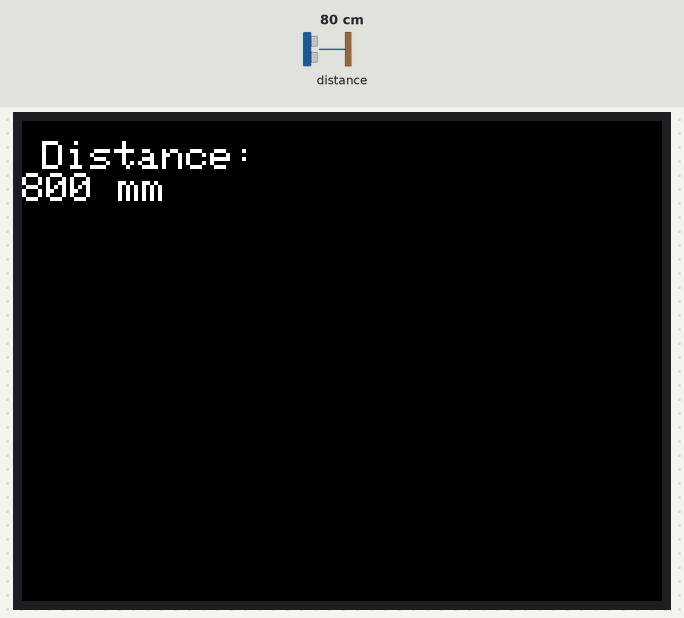
The sketch below on a simulated ESP32. On the bench: 320×240 colour display. The test bench sets the inputs (shaded band); at power-on: distance to the obstacle 80 cm.

Above: at 1.3 s.
1.4 s: distance to the obstacle set to 2 cm
At 2.3 s:
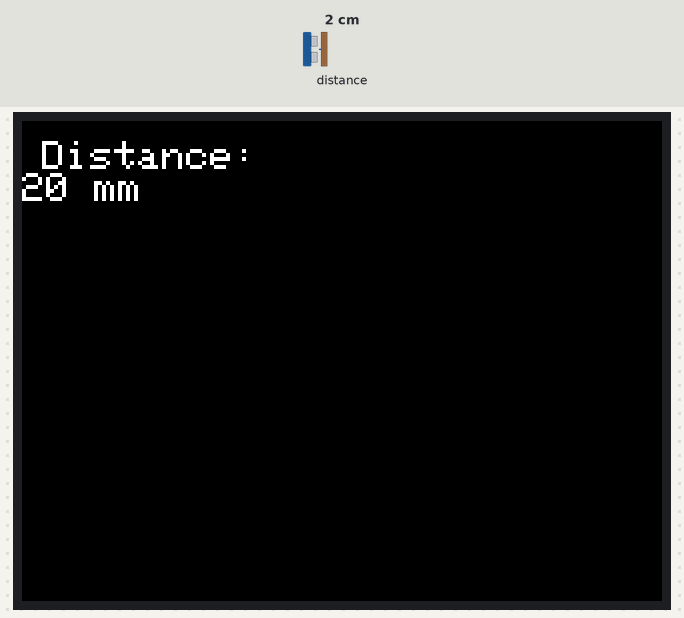
3.0 s: distance to the obstacle set to 4 cm
At 3.9 s:
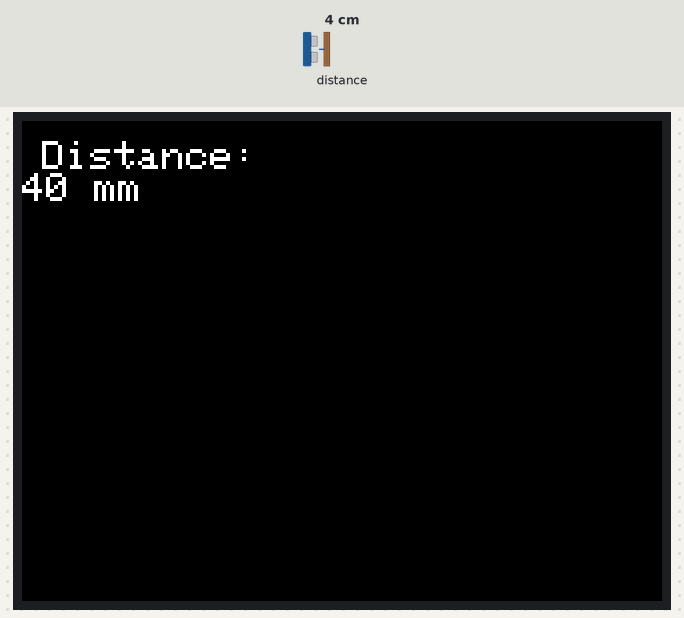
4.6 s: distance to the obstacle set to 9 cm
At 5.5 s:
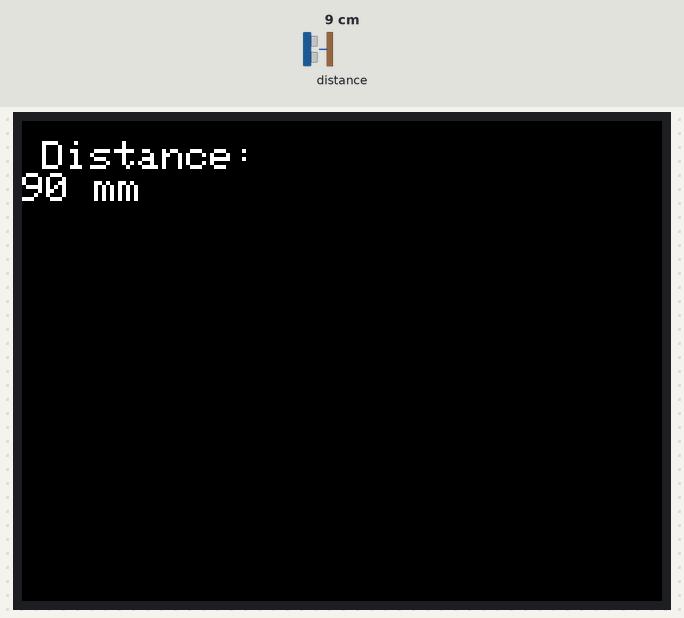
6.1 s: distance to the obstacle set to 18 cm
At 7.1 s:
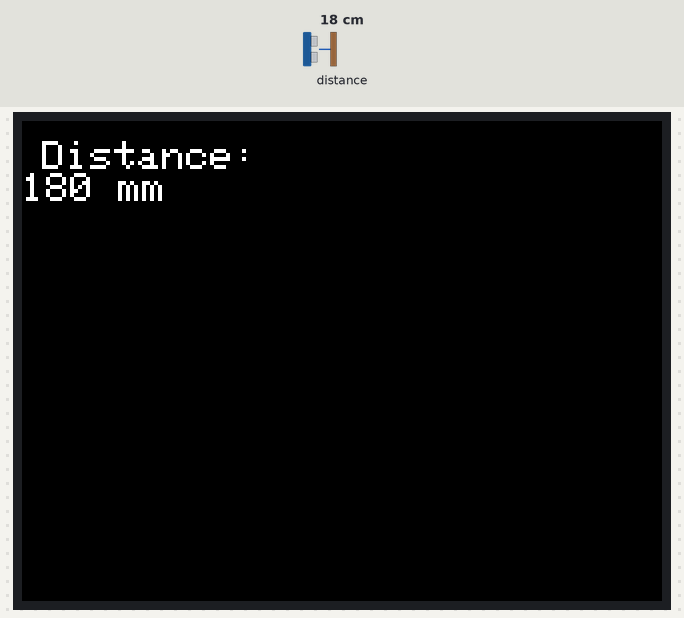
Timing chart, 0 to 9.1 s (numbered marks = the images above; inputs shaded):
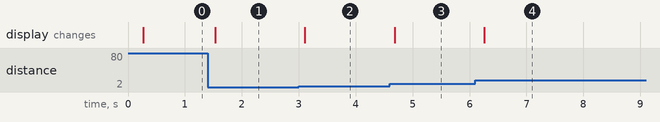

Measured:
- after the input at 1.4 s, the display: changes after 0.13 s (image 1)
- after the input at 3.0 s, the display: changes after 0.11 s (image 2)
- after the input at 4.6 s, the display: changes after 0.08 s (image 3)
- after the input at 6.1 s, the display: changes after 0.16 s (image 4)

The sketch:

tof_basic.ino
```cpp
// 第10回: ToF 距離センサ(Unit ToF / VL53L0X)で距離を計測
// 接続: Grove Port A (I2C)
// 必要ライブラリ: Pololu の "VL53L0X"
//   Arduino IDE → ツール → ライブラリを管理 → "VL53L0X" で検索

#include <M5Unified.h>
#include <Wire.h>
#include <VL53L0X.h>

VL53L0X tof;

void setup() {
  M5.begin();
  Wire.begin();
  tof.setTimeout(500);
  tof.init();
  tof.startContinuous();
  M5.Display.setTextSize(2);
}

void loop() {
  uint16_t distance = tof.readRangeContinuousMillimeters();

  M5.Display.fillScreen(TFT_BLACK);
  M5.Display.setCursor(10, 10);
  M5.Display.printf("Distance:\n");
  M5.Display.printf("%d mm\n", distance);

  delay(200);
}
```
